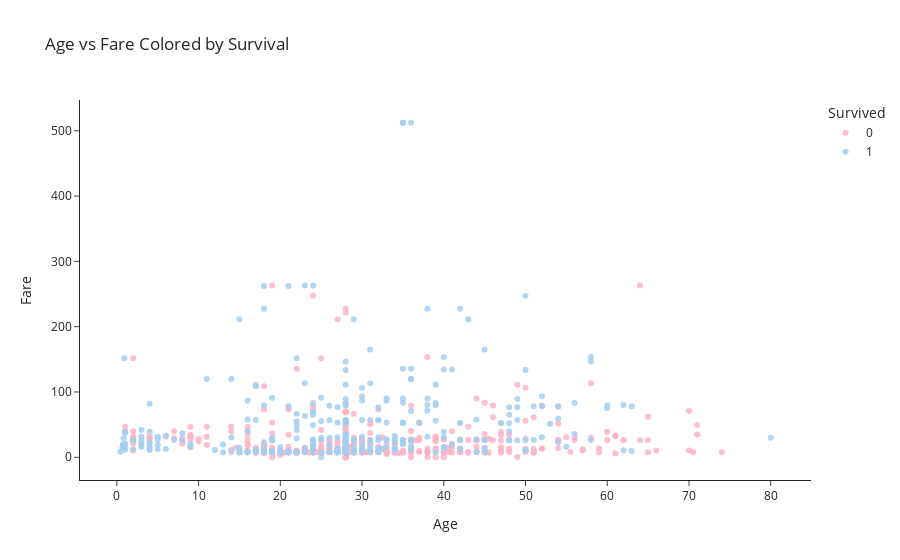

Notebook code for this chart:
### Markdown cell above
## 6.2 Age vs Fare Colored by Survival (Scatter PLot)

### Code cell
# Convert Survived to categorical (string)
df["Survived_str"] = df["Survived"].astype(str)

fig = px.scatter(
    df,
    x="Age",
    y="Fare",
    color="Survived_str",     # Use string column → pastel colors work!
    title="Age vs Fare Colored by Survival",
    opacity=0.85,
    color_discrete_map={
        "0": "#FFB3C6",   # pastel coral (non-survivors)
        "1": "#A3CEF1"    # pastel baby blue (survivors)
    }
)

fig.update_layout(
    xaxis_title="Age",
    yaxis_title="Fare",
    legend_title="Survived",
    template="simple_white"
)

fig.show()

### Figure 1 — Plotly figure (JSON) as saved in the notebook; plotly's stock layout.template omitted (floating-point values rounded to 4 significant figures; data arrays with more than 128 entries replaced by an {"elided": "..."} marker saying what was removed)
{"data": [{"hovertemplate": "Survived_str=0<br>Age=%{x}<br>Fare=%{y}<extra></extra>", "legendgroup": "0", "marker": {"color": "#FFB3C6", "opacity": 0.85, "symbol": "circle"}, "mode": "markers", "name": "0", "orientation": "v", "showlegend": true, "type": "scatter", "x": {"elided": "549 float values"}, "xaxis": "x", "y": {"elided": "549 float values"}, "yaxis": "y"}, {"hovertemplate": "Survived_str=1<br>Age=%{x}<br>Fare=%{y}<extra></extra>", "legendgroup": "1", "marker": {"color": "#A3CEF1", "opacity": 0.85, "symbol": "circle"}, "mode": "markers", "name": "1", "orientation": "v", "showlegend": true, "type": "scatter", "x": {"elided": "342 float values"}, "xaxis": "x", "y": {"elided": "342 float values"}, "yaxis": "y"}], "layout": {"autosize": true, "legend": {"title": {"text": "Survived"}, "tracegroupgap": 0}, "title": {"text": "Age vs Fare Colored by Survival"}, "xaxis": {"anchor": "y", "autorange": true, "domain": [0, 1], "range": [-4.685, 85.11], "title": {"text": "Age"}, "type": "linear"}, "yaxis": {"anchor": "x", "autorange": true, "domain": [0, 1], "range": [-42.28, 554.6], "title": {"text": "Fare"}, "type": "linear"}}}
